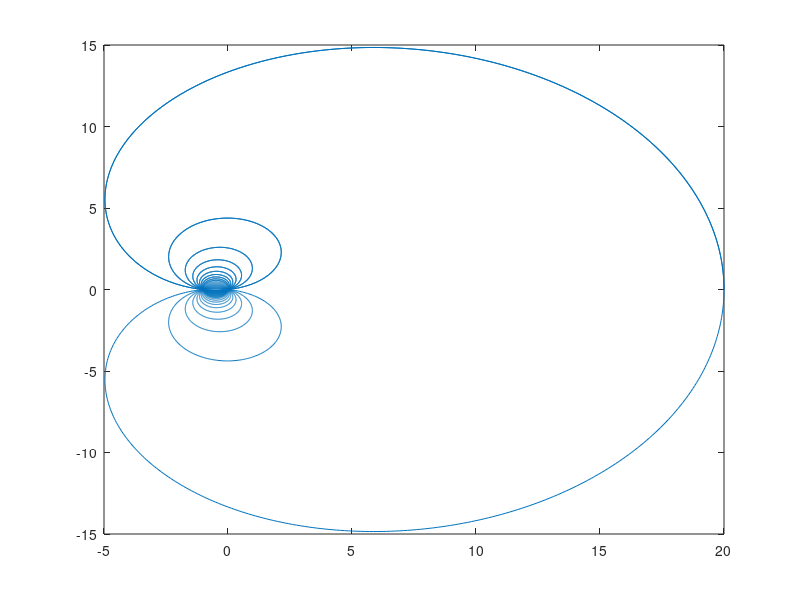
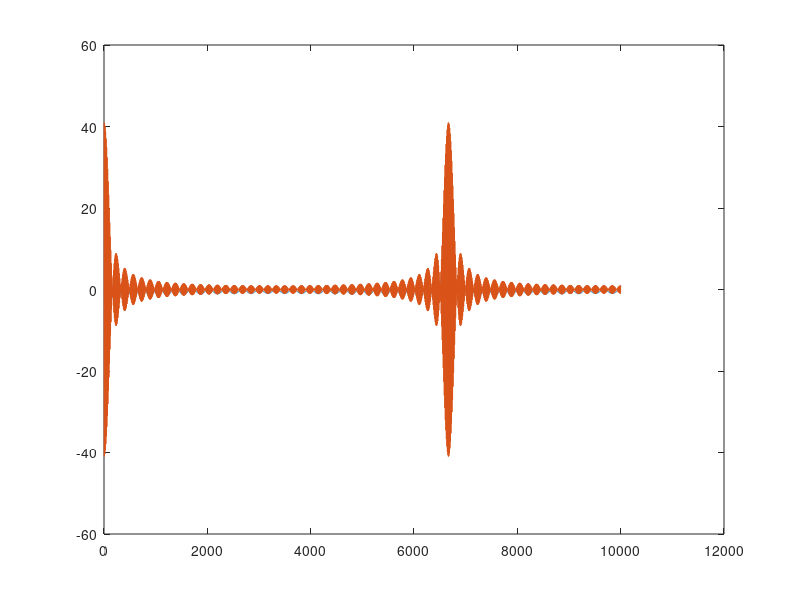
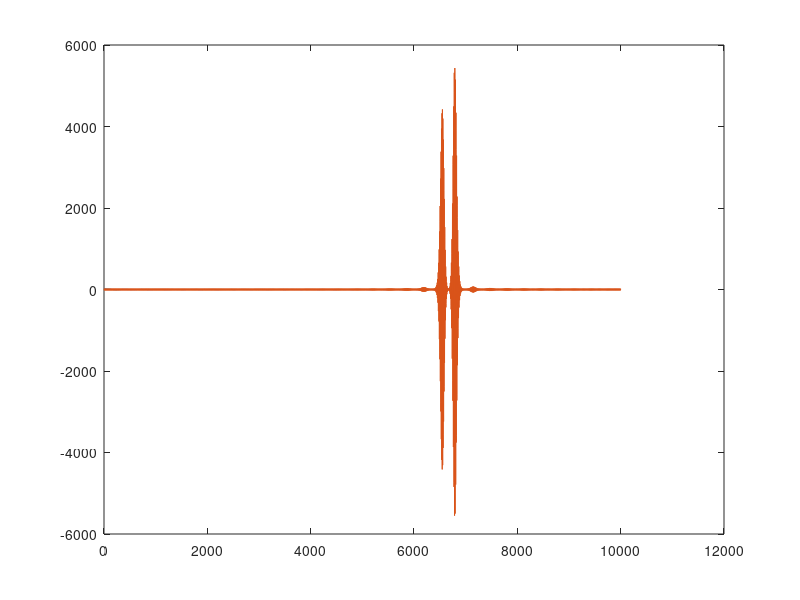

These charts were generated, in order, by the following MATLAB code:
A = 1; % Amplitude
Fs = 10e4; % Sampling rate
t = 0.1;
t_array = 0:1/Fs:t;
points = 1:1:length(t_array);
numSignals = 20; % Number of tones
df=300/numSignals; % Frequency step
S = zeros(1,length(t_array)); % Signal array
S_fft = zeros(1,length(t_array));
S_fft_shifted = zeros(1,length(t_array));
S_fft_mod = zeros(1,length(t_array)); % Array of spectrum amplitudes
S_fft_ang = zeros(1,length(t_array));
for k = 1:numSignals % the cycle of setting k tones
   St = A*exp(2*pi*t_array*1i*k*df);
   S = S + St;
   St_fft = fft(St);
   S_fft = S_fft + St_fft;
   St_fft_shifted = fftshift(St_fft);
   S_fft_shifted = S_fft_shifted + St_fft_shifted;
   St_fft_mod = abs(St_fft_shifted/length(St_fft_shifted));
   S_fft_mod = S_fft_mod + St_fft_mod;
   St_fft_ang = atan(St_fft_shifted);
   S_fft_ang = S_fft_ang + St_fft_ang;
   k = k + 1;
  end;
S_fft_mod_db = 20*log10(S_fft_mod/A); % Conversion of amplitude to dB
figure(1);
plot(S);

%figure(2);
%plot(S_fft);

%figure(3);
%plot(S_fft_mod);

%figure(4);
%plot(S_fft_mod_db);

fc = 1e4;
m = 2;
S_mod = (1+m.*S).*cos(2*pi*fc*t_array); % Amplitude modulation

figure(5);
plot(points, S, points, S_mod);

fcm = 1e4;
mf = 10;
S_mod_freq = (A*numSignals)*cos(2*pi*(fcm+S+mf).*t_array); % Frequency modulation

figure(6);
plot(points, S, points, S_mod_freq);
